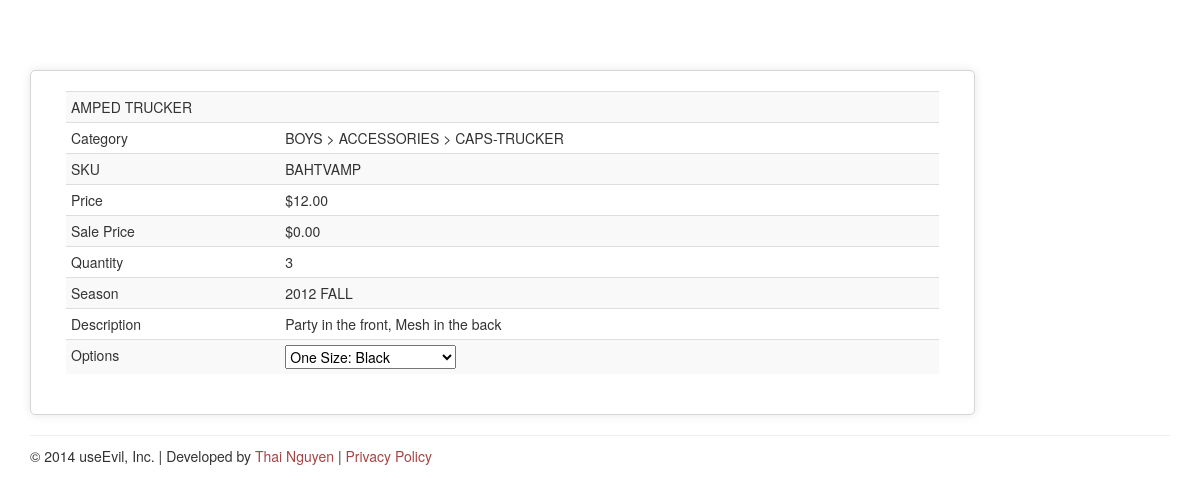
The app's page /product/4 with its own data.
### sideproductcatalog/models.py (models this page shows, shortened)
class Product(models.Model):
    name = models.CharField(max_length=100, blank=False, null=False)
    sku = models.CharField(max_length=100, blank=False, null=False)
    taxable = models.BooleanField(blank=True, default=False)
    price = CurrencyField(blank=False, null=False, default=0.00)
    quantity = models.PositiveIntegerField(max_length=15, blank=False, null=False, default=0)
    description = models.CharField(max_length=1000, blank=True, null=True)
    sale_price = CurrencyField(blank=False, null=False, default=0.00)
    on_sale = models.BooleanField(blank=True, default=False)
    category = models.ForeignKey(Category, blank=True, null=True, related_name="products")
    season = models.CharField(max_length=25, blank=True, null=True)
    season_code = models.ForeignKey(SeasonCode, blank=True, null=True)
    @property
    def category_breadcrumb(self):
        categories = list()
        parent = self.category.get_parent
        categories.append(self.category.name)
        while parent:
            categories.append(parent.name)
            parent = parent.get_parent
        categories.reverse()
        return " &gt; ".join(categories)

class Category(models.Model):
    name = models.CharField(max_length=100, blank=False, null=False)
    level = models.PositiveIntegerField(blank=False, null=False)
    parent = models.PositiveIntegerField(blank=True, null=True)
    class Meta:
        verbose_name_plural = 'Categories'
    @property
    def get_parent(self):
        try:
            return Category.objects.get(id=self.parent)
        except:
            return

class Option(models.Model):
    product = models.ForeignKey(Product, related_name='options')
    type = models.CharField(max_length=15, blank=True, null=True)
    label = models.CharField(max_length=50, blank=True, null=True)
    def option_value_list(self):
        option_value_list = self.option_value.values('upc').distinct()
        options = list()
        for option_value in option_value_list:
            option_values = self.option_value.filter(upc=option_value['upc']).all()
            values = [ ov.label for ov in option_values ]
            values.append(option_value['upc'])
            options.append(values)
        return options

class OptionValue(models.Model):
    option = models.ForeignKey(Option, related_name='option_value')
    upc = models.PositiveIntegerField(blank=False, null=False)
    color_code = models.ForeignKey(ColorCode, blank=True, null=True)
    value = models.CharField(max_length=15, blank=True, null=True)
    label = models.CharField(max_length=50, blank=True, null=True)

### sideproductcatalog/views.py (the view)
# urls.py: url(r'^product/(?P<product_id>[\d]+)$', 'sideproductcatalog.views.product', name='product'),
def product(request, product_id=None):
    try:
        product=Product.objects.get(id=product_id)
    except:
        return HttpResponseRedirect('/')
    c = Context(
            dict(
                page_title=product.name,
                product=product,
            )
        )
    return render_to_response('product.html', c, context_instance=RequestContext(request))

### sideproductcatalog/templates/product.html
{% extends "base.html" %}
{% load humanize %}
{% block content %}
  <div class="col-xs-12 col-sm-9 col-lg-10">
    <div class="row box-shadow">
      <div class="col-lg-12">
        <table class="table table-hover table-striped table-condensed">
          <tr>
            <td colspan="3">{{ product.name }}</td>
          </tr>
            <tr>
              <td>Category</td>
              <td>&nbsp;</td>
              <td>{{ product.category_breadcrumb|safe }}</td>
            </tr>
            <tr>
              <td>SKU</td>
              <td>&nbsp;</td>
              <td>{{ product.sku }}</td>
            </tr>
            <tr>
              <td>Price</td>
              <td>&nbsp;</td>
              <td>${{ product.price|floatformat:2|intcomma }}</td>
            </tr>
            <tr>
              <td>Sale Price</td>
              <td>&nbsp;</td>
              <td>${{ product.sale_price|floatformat:2|intcomma }}</td>
            </tr>
            <tr>
              <td>Quantity</td>
              <td>&nbsp;</td>
              <td>{{ product.quantity }}</td>
            </tr>
            <tr>
              <td>Season</td>
              <td>&nbsp;</td>
              <td>{{ product.season }}</td>
            </tr>
            <tr>
              <td>Description</td>
              <td>&nbsp;</td>
              <td>{{ product.description }}</th>
            </tr>
            {% for option in product.options.all %}
            <tr>
              <td>Options</td>
                <td>&nbsp;</td>
              <td>
                <select name="options-sku">
                {% for option_value in option.option_value_list %}
                  <option value="{{ option_value.2 }}">{{ option_value.0 }}: {{ option_value.1 }}</option>
                {% endfor %}
                </select>
              </td>
            </tr>
            {% endfor %}
        </table>
      </div>
    </div>
  </div>
{% endblock %}

### sideproductcatalog/static/css/side-product-catalog.css (style rules this page uses)
html, body { overflow-x: hidden; }
body { padding-top: 70px; }
div.box-shadow { background: #fff; margin: 0; padding: 20px; border-radius: 5px; box-shadow: 0px 0px 10px 0px rgba(0,0,0,0.1); border: solid 1px #D4D5D5; }

### records on screen
Product: name "AMPED TRUCKER", category_breadcrumb "BOYS > ACCESSORIES > CAPS-TRUCKER", sku "BAHTVAMP", price "12.00", sale_price "0.00", quantity "3", season "2012 FALL", description "Party in the front, Mesh in the back"
Option: options-sku "One Size: Black"
